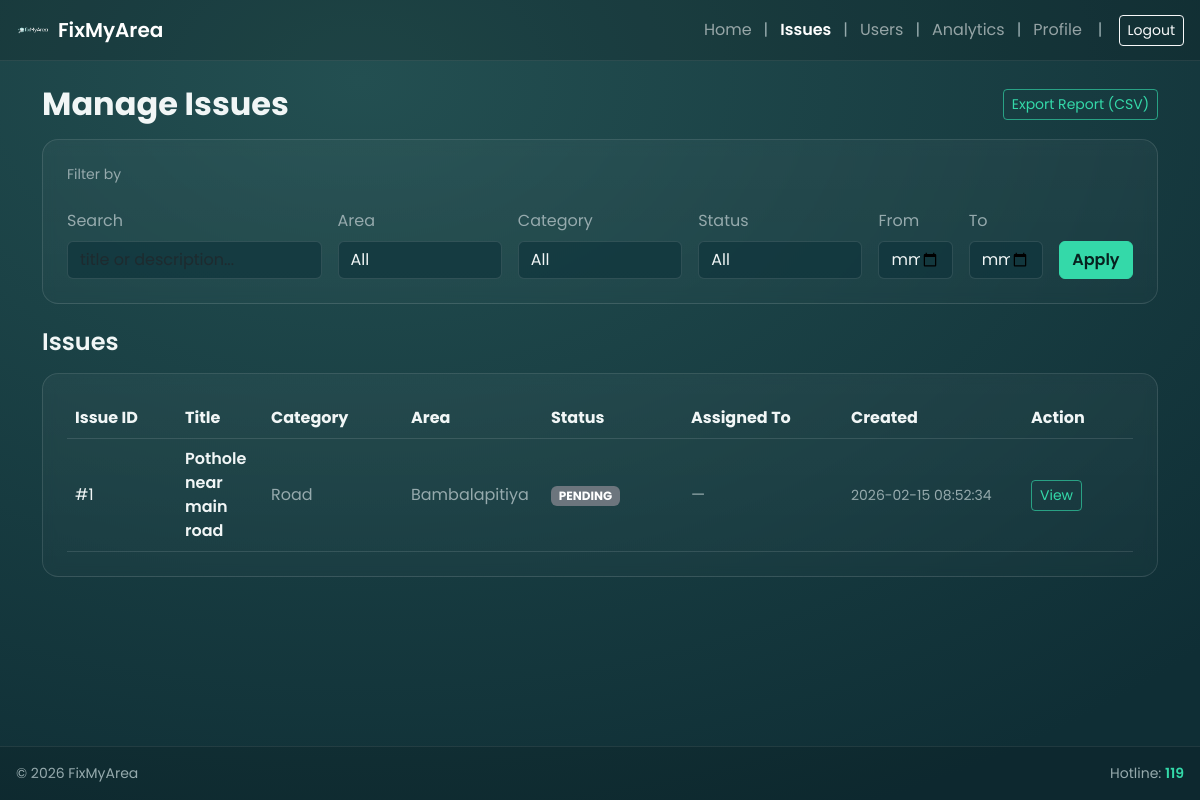
Page /admin/manage_issues.php (signed in) on the committed database.
### tables this page shows
CREATE TABLE issues (
  issue_id INT AUTO_INCREMENT PRIMARY KEY,
  reporter_user_id INT NOT NULL,
  area_id INT NOT NULL,
  category_id INT NULL,

  title VARCHAR(200) NOT NULL,
  description TEXT NOT NULL,
  lat DECIMAL(10,7) NOT NULL,
  lng DECIMAL(10,7) NOT NULL,

  status ENUM('PENDING','ASSIGNED','IN_PROGRESS','COMPLETED','CLOSED','REOPENED','REJECTED')
    NOT NULL DEFAULT 'PENDING',

  created_at TIMESTAMP NOT NULL DEFAULT CURRENT_TIMESTAMP,

  CONSTRAINT fk_issues_reporter
    FOREIGN KEY (reporter_user_id) REFERENCES users(user_id)
    ON UPDATE CASCADE
    ON DELETE RESTRICT,

  CONSTRAINT fk_issues_area
    FOREIGN KEY (area_id) REFERENCES areas(area_id)
    ON UPDATE CASCADE
    ON DELETE RESTRICT,

  CONSTRAINT fk_issues_category
    FOREIGN KEY (category_id) REFERENCES issue_categories(category_id)
    ON UPDATE CASCADE
    ON DELETE SET NULL
);

CREATE TABLE issue_categories (
  category_id INT AUTO_INCREMENT PRIMARY KEY,
  category_name VARCHAR(100) NOT NULL UNIQUE,
  created_at TIMESTAMP NOT NULL DEFAULT CURRENT_TIMESTAMP
);

CREATE TABLE areas (
  area_id INT AUTO_INCREMENT PRIMARY KEY,
  area_name VARCHAR(100) NOT NULL UNIQUE,
  created_at TIMESTAMP NOT NULL DEFAULT CURRENT_TIMESTAMP
);

### admin/manage_issues.php (the view, shortened to what this page needs)
<?php
require_once __DIR__ . '/../includes/header.php';
require_once __DIR__ . '/../includes/navbar.php';
$q         = trim((string)($_GET['q'] ?? ''));
$dateFrom  = trim((string)($_GET['from'] ?? ''));
$dateTo    = trim((string)($_GET['to'] ?? ''));
$where = [];
$params = [];
$whereSql = $where ? ("WHERE " . implode(" AND ", $where)) : "";
$baseSql = "
SELECT
  i.issue_id,
  i.title,
  i.status,
  i.created_at,
  a.area_name,
  c.category_name,
  u.name AS reporter_name,
  ip.file_path AS thumb_path,
  w.name AS assigned_to
FROM issues i
LEFT JOIN areas a ON a.area_id = i.area_id
LEFT JOIN issue_categories c ON c.category_id = i.category_id
LEFT JOIN users u ON u.user_id = i.reporter_user_id
/* thumbnail (report photo) */
LEFT JOIN issue_photos ip
  ON ip.issue_id = i.issue_id
 AND ip.photo_type = 'REPORT'
/* latest assignment */
LEFT JOIN (
  SELECT issue_id, MAX(assignment_id) AS max_id
  FROM assignments
  GROUP BY issue_id
) la ON la.issue_id = i.issue_id
LEFT JOIN assignments ass ON ass.assignment_id = la.max_id
LEFT JOIN users w ON w.user_id = ass.field_worker_id
{$whereSql}
ORDER BY i.created_at DESC, i.issue_id DESC
";
$rows = [];
try {
  $st = $pdo->prepare($baseSql);
  $st->execute($params);
  $rows = $st->fetchAll(PDO::FETCH_ASSOC);
} catch (Throwable $e) {
  $fallbackSql = "
  SELECT
    i.issue_id,
    i.title,
    i.status,
    i.created_at,
    a.area_name,
    c.category_name,
    ip.file_path AS thumb_path
  FROM issues i
  LEFT JOIN areas a ON a.area_id = i.area_id
  LEFT JOIN issue_categories c ON c.category_id = i.category_id
  LEFT JOIN issue_photos ip
    ON ip.issue_id = i.issue_id
   AND ip.photo_type = 'REPORT'
  {$whereSql}
  ORDER BY i.created_at DESC, i.issue_id DESC
  ";
  $st = $pdo->prepare($fallbackSql);
  $st->execute($params);
  $rows = $st->fetchAll(PDO::FETCH_ASSOC);
}
function h(?string $s): string { return htmlspecialchars((string)$s, ENT_QUOTES, 'UTF-8'); }
function statusBadge(string $s): string {
  $s = strtoupper(trim($s));
  return match ($s) {
    'PENDING' => 'bg-secondary',
    'IN_PROGRESS' => 'bg-info text-dark',
    'RESOLVED','COMPLETED','CLOSED' => 'bg-success',
    'REJECTED' => 'bg-danger',
    default => 'bg-dark'
  };
}
?>
<div class="container py-4 app-container">
  <div class="d-flex flex-column flex-lg-row justify-content-between align-items-start align-items-lg-center gap-3 mb-3">
    <h2 class="fw-bold mb-0">Manage Issues</h2>
    <div class="d-flex gap-2">
      <a class="btn btn-outline-brand btn-sm"
         href="<?= BASE_URL ?>/admin/manage_issues.php?<?= http_build_query(array_merge($_GET, ['export'=>'csv'])) ?>">
        Export Report (CSV)
      </a>
    </div>
  </div>
  <div class="card-dark p-3 p-md-4 mb-4">
    <form method="GET" class="row g-3 align-items-end">
      <div class="col-12">
        <div class="text-muted small mb-2">Filter by</div>
      </div>
      <div class="col-12 col-md-6 col-lg-3">
        <label class="form-label">Search</label>
        <input class="form-control" name="q" value="<?= h($q) ?>" placeholder="title or description...">
      </div>
      <div class="col-12 col-md-6 col-lg-2">
        <label class="form-label">Area</label>
        <select class="form-select" name="area_id">
          <option value="0">All</option>
        </select>
      </div>
      <div class="col-12 col-md-6 col-lg-2">
        <label class="form-label">Category</label>
        <select class="form-select" name="category_id">
          <option value="0">All</option>
        </select>
      </div>
      <div class="col-12 col-md-6 col-lg-2">
        <label class="form-label">Status</label>
        <select class="form-select" name="status">
          <option value="">All</option>
        </select>
      </div>
      <div class="col-12 col-md-6 col-lg-1">
        <label class="form-label">From</label>
        <input type="date" class="form-control" name="from" value="<?= h($dateFrom) ?>">
      </div>
      <div class="col-12 col-md-6 col-lg-1">
        <label class="form-label">To</label>
        <input type="date" class="form-control" name="to" value="<?= h($dateTo) ?>">
      </div>
      <div class="col-12 col-lg-1 d-grid">
        <button class="btn btn-brand" type="submit">Apply</button>
      </div>
    </form>
  </div>
  <h4 class="fw-semibold mb-3">Issues</h4>
  <?php if (empty($rows)): ?>
    <div class="card-dark p-4">
      <div class="text-muted">No issues found.</div>
    </div>
  <?php else: ?>
    <div class="card-dark p-3 p-md-4 d-none d-md-block">
      <div class="table-responsive">
        <table class="table table-dark-custom align-middle mb-0">
          <thead>
            <tr>
              <th style="width:110px;">Issue ID</th>
              <th>Title</th>
              <th style="width:140px;">Category</th>
              <th style="width:140px;">Area</th>
              <th style="width:140px;">Status</th>
              <th style="width:160px;">Assigned To</th>
              <th style="width:180px;">Created</th>
              <th style="width:110px;">Action</th>
            </tr>
          </thead>
          <tbody>
            <?php foreach ($rows as $r): ?>
              <tr>
                <td>#<?= (int)$r['issue_id'] ?></td>
                <td class="fw-semibold"><?= h($r['title']) ?></td>
                <td class="text-muted"><?= h($r['category_name'] ?? '') ?></td>
                <td class="text-muted"><?= h($r['area_name'] ?? '') ?></td>
                <td><span class="badge <?= statusBadge((string)$r['status']) ?>"><?= h($r['status']) ?></span></td>
                <td class="text-muted"><?= h($r['assigned_to'] ?? '—') ?></td>
                <td class="text-muted small"><?= h($r['created_at']) ?></td>
                <td>
                  <a class="btn btn-sm btn-outline-brand"
                     href="<?= BASE_URL ?>/admin/view_issue.php?issue_id=<?= (int)$r['issue_id'] ?>">
                    View
                  </a>
                </td>
              </tr>
            <?php endforeach; ?>
          </tbody>
        </table>
      </div>
    </div>
  <?php endif; ?>
</div>
<?php require_once __DIR__ . '/../includes/footer.php'; ?>

### public/assets/css/theme.css (style rules this page uses)
html, body { height:100%; margin:0; }
body { min-height:100vh; display:flex; flex-direction:column; font-family: "Poppins", system-ui, -apple-system, Segoe UI, Roboto, Arial, sans-serif; background: radial-gradient(1200px 800px at 30% 10%, var(--brand-700), var(--bg)); color: var(--text-100); }
.app-container { flex:1; }
:root { --brand-900:#12363D; --brand-800:#173C45; --brand-700:#234F51; --accent-500:#34D9A9; --accent-600:#34AB90; --text-100:#F1F6F6; --text-300:#B3D8D6; --muted-400:#96AAAD; --muted-600:#4F696E; --bg:#0F2E35; --card:#0F343B; --border:rgba(241,246,246,0.12); --radius:16px; }
.card-dark { background: linear-gradient(180deg, rgba(255,255,255,0.04), rgba(255,255,255,0.02)); border: 1px solid var(--border); border-radius: var(--radius); backdrop-filter: blur(6px); }
.form-control, .form-select { background: rgba(15,52,59,0.65); border: 1px solid var(--border); color: var(--text-100); }
.form-label { color: var(--muted-400); }
.text-muted { color: var(--muted-400) !important; }
.btn-brand { background: var(--accent-500); border-color: var(--accent-500); color: #07211F; font-weight: 600; }
.btn-outline-brand { border: 1px solid rgba(52,217,169,0.65); color: var(--accent-500); }
a { color: var(--accent-500); }
.table-dark-custom { --bs-table-bg: transparent; --bs-table-color: var(--text-100); border-color: var(--border); }
.table-dark-custom th, .table-dark-custom td { border-color: var(--border); }

### includes/header.php (style rules this page uses)
body { font-family: "Poppins", sans-serif; }

### rows in the picture
issues: issue_id "1", title "Pothole near main road", category.category_name "Road", area.area_name "Bambalapitiya", status "PENDING", assigned_to "—", created_at "2026-02-15 08:52:34"

### other values in the picture
$label "Home"
$label "Issues"
$label "Users"
$label "Analytics"
$label "Profile"
